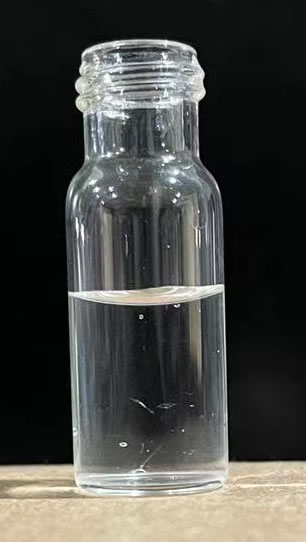
#> input picture py/water_level/sample1.jpg, 306 x 542 px, given in place of the camera
$ python detection_video.py
#> lines starting #> are read from the running program, lines starting #| are printed output that depends on the picture; after the words box and inside, x2 and y2 are one past the last pixel; in counts of white or black regions, pixels touching at a corner belong together
import cv2
import numpy as np
import math
import time
from matplotlib import pyplot as plt
from cv2 import DIST_L2, threshold, drawContours
from numpy.lib.function_base import average


def roi_mask(img, vertices):
    mask = np.zeros_like(img)
    if len(img.shape) > 2:
        channel_count = img.shape[2]
        mask_color = (255,) * channel_count
    else:
        mask_color = 255
    cv2.fillPoly(mask, vertices, mask_color)
    masked_img = cv2.bitwise_and(img, mask)
    return masked_img


# Interactive plot
plt.ion()
# [4 lines of commented-out code are left out]

cap = cv2.VideoCapture(0)
if cap.isOpened == False:
    print("Error opening video stream")

while (cap.isOpened()):
    ret, frame = cap.read()
#> frame is the input picture: shape (542, 306, 3); mean B, G, R 67, 70.8, 70.5
    if ret == True:

        start_time = time.time()
        # convert the image to grayscale
        imgray = cv2.cvtColor(frame, cv2.COLOR_BGR2GRAY)
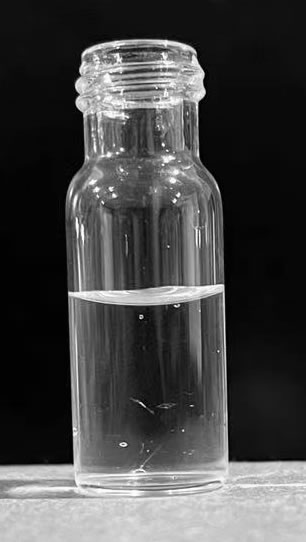
#> imgray: shape (542, 306); min 0, max 255, mean 70.1

        # canny
        # 1. 使用高斯模糊，去除噪音点（cv2.GaussianBlur）
        # 2. 灰度转换（cv2.cvtColor）
        # 3. 使用sobel算子，计算出每个点的梯度大小和梯度方向
        # 4. 使用非极大值抑制(只有最大的保留)，消除边缘检测带来的杂散效应
        # 5. 应用双阈值，来确定真实和潜在的边缘
        # 6. 通过抑制弱边缘来完成最终的边缘检测
        edges = cv2.Canny(imgray, 60, 360, apertureSize=3, L2gradient=True)
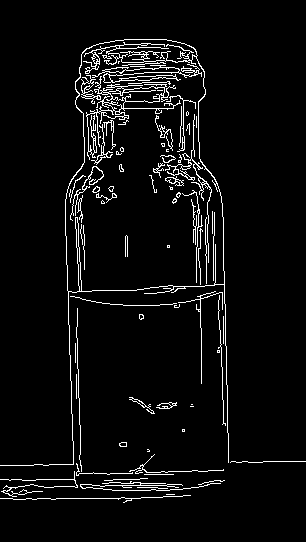
#> edges: shape (542, 306); 4.9% white in thin lines or dots, all inside (x1, y1, x2, y2) = (0, 39, 306, 503)

        # threshold
        ret, binary = cv2.threshold(imgray, 127, 255, cv2.THRESH_BINARY)
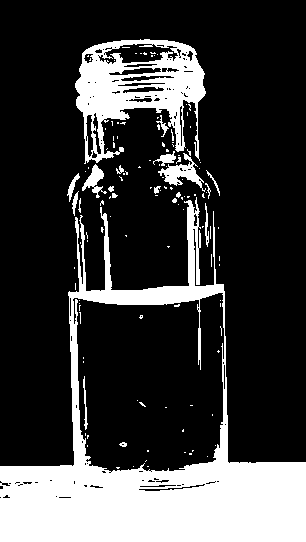
#> binary: shape (542, 306); 23.7% white; 127 white regions (108 under 20 px)

        # find contours
        contours, hierarchy = cv2.findContours(edges, cv2.RETR_TREE,cv2.CHAIN_APPROX_SIMPLE)
#> contours = 164 contours, 128 with area under 20; largest, box (x1, y1, x2, y2) and area: (0, 39, 229, 466) 33530, (65, 39, 225, 293) 33092, (86, 76, 181, 160) 904, (108, 86, 165, 103) 579, (92, 64, 202, 83) 276
        # sort max contour length
        sort_idx = [i for i in range(len(contours))]
#> sort_idx = 164 values from 0 to 163
        lengths = list(map(lambda i: cv2.arcLength(contours[i], False), sort_idx))
#> lengths = 164 values, max 2208.7 at index 49, min 1 at index 17, mean 93.58
        #sort_idx.sort(key=lambda idx : lengths[idx], reverse=True)
        # filter
        lines_idx = list(filter(lambda i : lengths[i] > 80 and lengths[i] < 300, sort_idx))
#> lines_idx = 25 values from 5 to 160

        # old match_idx
        # match_idx = list(filter(lambda i : max(
        #     contours[i][:, 0][:, 1]) < 240 and min(contours[i][:, 0][:, 1]) > 80, lines_idx))

        # match_idx using fitLine
        lines = [cv2.fitLine(contours[i], DIST_L2, 0, 1e-2, 1e-2) for i in lines_idx]
#> lines = 25 items, first 6: [0.999, -0.0415, 125.9, 479], [0.997, 0.0761, 90.53, 471.4], [1, -0.00368, 247.2, 461.5], [1, 0.0196, 154.8, 469.1], [0.993, -0.12, 166, 405.3], [0.849, 0.528, 144.5, 405.6]
        match_lines = list(filter(lambda i : lines[i][3] < 240 and lines[i][3] > 120, range(len(lines_idx))))
#> match_lines = [13, 14, 15, 16, 17, 18]
        match_idx = [lines_idx[i] for i in match_lines]
#> match_idx = [57, 61, 72, 105, 110, 114]
        # match_idx = list(filter(lambda i : max(
        #     contours[i][:, 0][:, 1]) - min(contours[i][:, 0][:, 1]) < 120, match_idx))

        for i in match_lines:
            cv2.drawContours(frame, contours, lines_idx[i], (0, 0, 255), 3)
#> this loop made 6 passes
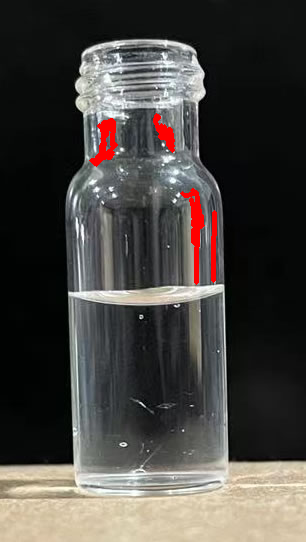
#> frame: shape (542, 306, 3); 1.32% of pixels changed, all inside (x1, y1, x2, y2) = (89, 113, 217, 285)

        side_len = 120
        start_x = 180
        start_y = 110
        roi_vtx = np.array([[(start_x, start_y), (start_x + side_len, start_y),
                        (start_x + side_len, start_y + side_len), (start_x, start_y + side_len)]])
        roi_edges = roi_mask(edges, roi_vtx)
#> in roi_mask, `cv2.fillPoly(mask, vertices, mask_color)`:
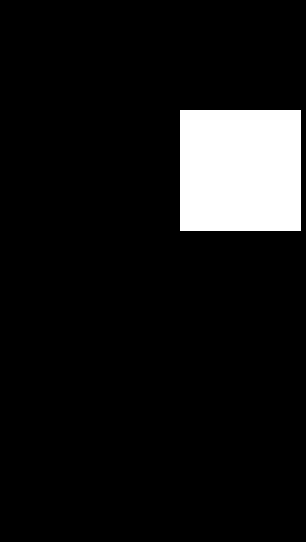
#> mask: shape (542, 306); 8.8% white; 1 white region, box (x1, y1, x2, y2) and area: (180, 110, 301, 231) 14641
#> in roi_mask, `masked_img = cv2.bitwise_and(img, mask)`:
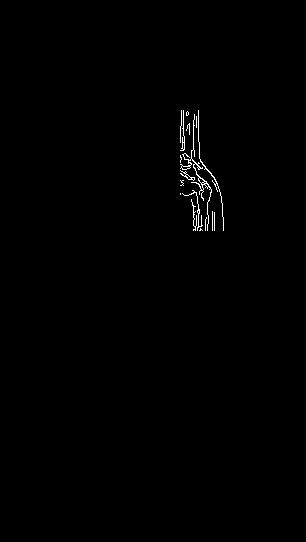
#> masked_img: shape (542, 306); 0.5% white in thin lines or dots, all inside (x1, y1, x2, y2) = (180, 110, 224, 231)
        # For each and every pixel having value 1 in box 1, find a pixel having a value 1 in box 2.
        value1 = np.where(roi_edges == 255)
#> value1 = 826 positions, rows 110 to 230, columns 180 to 223
        average_distance = np.average(start_y - value1[1])
#> average_distance = -87.07

        end_time = time.time()
        time_cost = end_time - start_time
        print('time cost %0.5f sec' % time_cost)

        plt.subplot(141), plt.imshow(frame, cmap='gray')
        plt.title('Original Image'), plt.xticks([]), plt.yticks([])
        plt.subplot(142), plt.imshow(edges, cmap='gray')
        plt.title('Canny'), plt.xticks([]), plt.yticks([])
        plt.subplot(143), plt.imshow(roi_edges, cmap='gray')
        plt.title('ROI'), plt.xticks([]), plt.yticks([])
        plt.subplot(144), plt.imshow(binary, cmap='gray')
        plt.title('threshold'), plt.xticks([]), plt.yticks([])
        plt.pause(0.1)
#> figure, not shown here; B, G, R data is drawn as R, G, B
        plt.clf()

        # Press Q on keyboard to  exit
        if cv2.waitKey(25) & 0xFF == ord('q'):
#> (key q is pressed here)
            break
    else:
        break

# When everything done, release the video capture object
cap.release()
# Closes all the frames
cv2.destroyAllWindows()

$ run again, on py/water_level/liquid_level.jpg
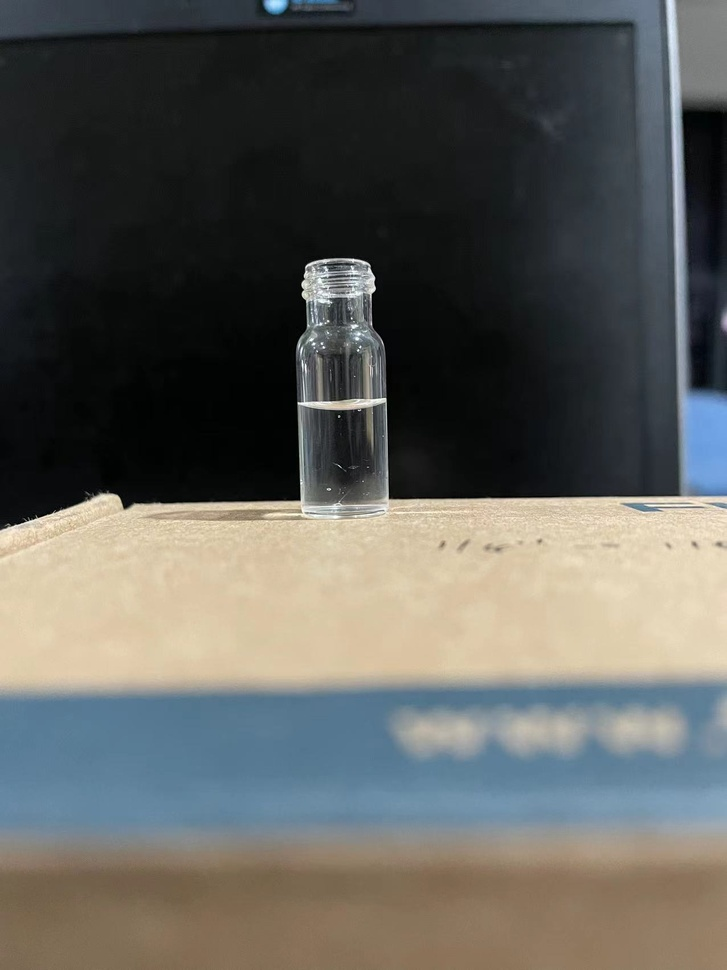
#> input picture py/water_level/liquid_level.jpg, 727 x 970 px, shrunk from 1276 x 1702 before the run, given in place of the camera
#> frame is the input picture: shape (970, 727, 3); mean B, G, R 90.5, 94.8, 94.4
#> edges: shape (970, 727); 0.8% white in thin lines or dots, all inside (x1, y1, x2, y2) = (0, 0, 727, 531)
#> `ret, binary = cv2.threshold(imgray, 127, 255, cv2.THRESH_BINARY)`:
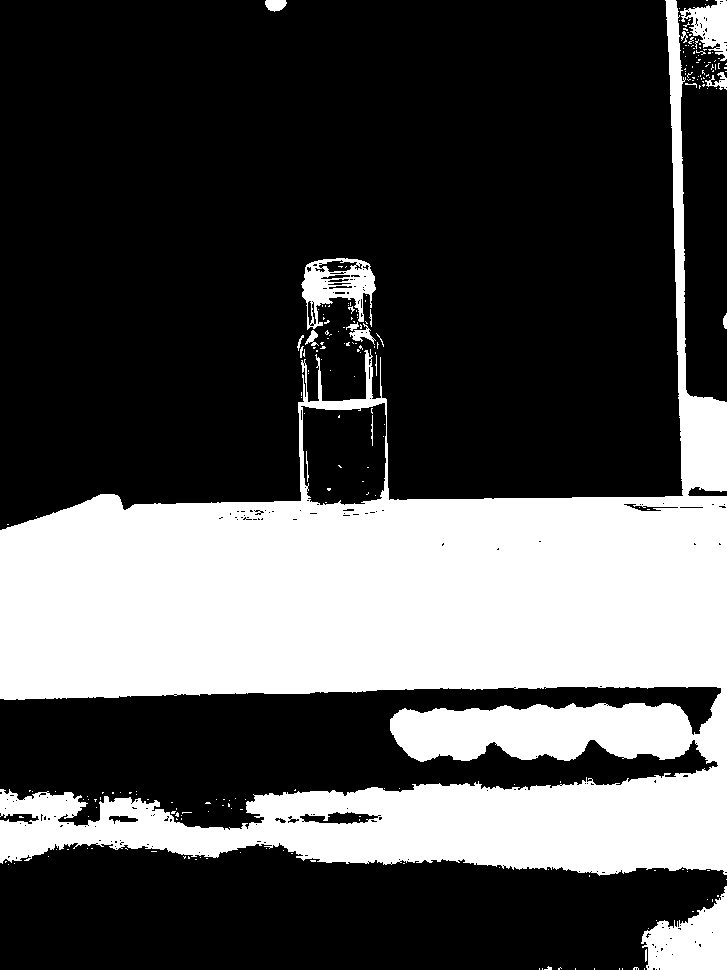
#> binary: shape (970, 727); 31.4% white; 239 white regions (219 under 20 px)
#> contours = 94 contours, 84 with area under 20; largest, box (x1, y1, x2, y2) and area: (295, 258, 387, 401) 488, (326, 265, 352, 272) 122, (92, 345, 727, 510) 85, (314, 294, 328, 315) 74, (357, 398, 371, 403) 38
#> sort_idx = 94 values from 0 to 93
#> lengths = 94 values, max 2527.2 at index 73, min 1 at index 30, mean 116.6
#> lines_idx = [1, 9, 10, 14, 15, 16, 18, 24, 27, 36, 51, 62, 66, 70, 92]
#> lines = 15 items, first 6: [0.987, -0.163, 364.2, 513.6], [1, 0.00328, 694.7, 507], [1, -0.0244, 288.7, 512.2], [1, -0.0151, 651.4, 502.1], [0.989, 0.149, 621.3, 505.6], [0.951, -0.31, 42.98, 515.1]
#> match_lines = [14]
#> match_idx = [92]
#> the loop `for i in match_lines:` made 1 pass
#> in roi_mask, `cv2.fillPoly(mask, vertices, mask_color)`:
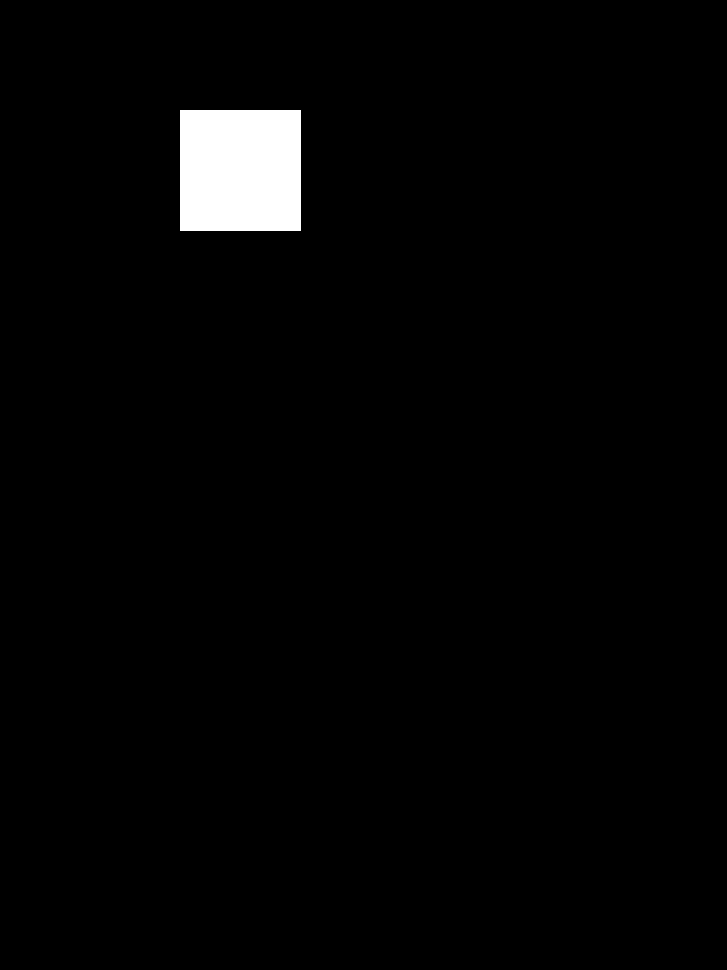
#> mask: shape (970, 727); 2.1% white; 1 white region, box (x1, y1, x2, y2) and area: (180, 110, 301, 231) 14641
#> masked_img: shape (970, 727); every value is 0
#> value1 = (empty array, empty array)
#> average_distance = nan
